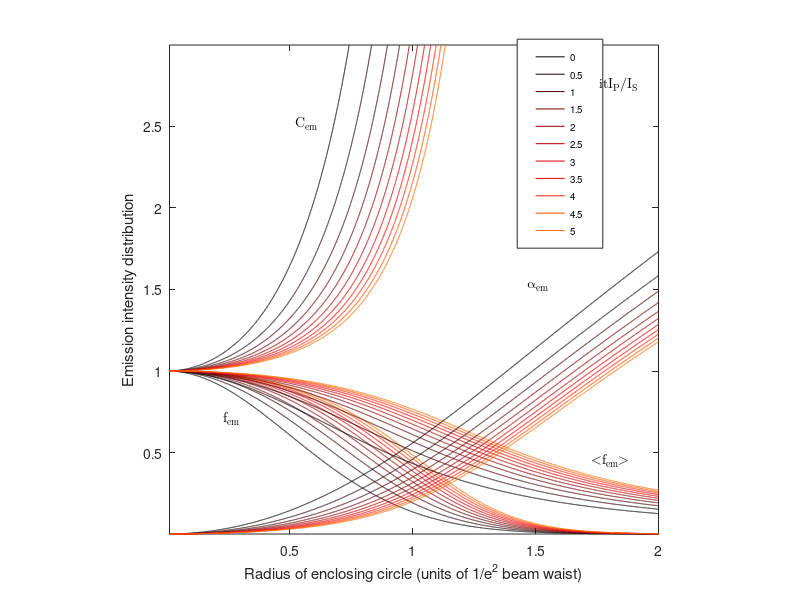

MATLAB code to generate this figure:
%% Radial intensity distributions for Gaussian excitation of simple fluorophores

% R: Ratio of radius to 1/e^2 beamwaist (support)
NumR = 10000; %linearly spaced values of R between
Rmin = 0.01; % and
Rmax = 2;

%Iprime: Ratio of excitation intensity to saturation intensity
NumI = 10; %linearly spaced values of Iprime between
Imin = 0.5; %and
Imax = 5;

%Max correction factor
Cmax = 3;

R0 = linspace(Rmin,Rmax,NumR);  %support for plotting radial functions;
R = repmat(R0,NumI,1); %supports to calculate multiple instances of I'
Iprime0 = linspace(Imin,Imax,NumI);
Iprime = repmat(Iprime0',1,NumR);

fex = exp(-2.*R0.^2);  %excitation distribution is Gaussian
fem = (1./Iprime+1)./(1./Iprime./exp(-2.*R.^2)+1);  %saturated emission distribution

fexmean = (1-fex)./R0.^2/2;   %means of those distributions inside a circle
femmean = (1./Iprime+1).*(1+log(fem)./R.^2./2);

fexcov = sqrt((1-exp(-4.*R0.^2))./(4*R0.^2)./fexmean.^2-1); %coefficient of variance of the distributions inside a circle
beta = (1./Iprime+1)./femmean;
femcov = sqrt((beta-1).^2+beta.*(beta-2).*log(fem)./(2.*R.^2)-beta.*(1-fem)./(2.*femmean.*R.^2));
fexcov(fexcov.^2<0) = 0;  %protect against rounding errors
femcov(femcov.^2<0) = 0;

corrfex = 1./fex;   %correction factors for flattening distributions
corrfem = 1./fem;
corrfex(corrfex>Cmax) = NaN;
corrfem(corrfem>Cmax) = NaN;

%Plots
%colors = jet(NumI);
%colors = winter(NumI);
colors = hot(2*NumI);

figure1 = figure;
p1x = plot(R0',fex','Color','black'); hold on
p1m = plot(R0',fem'); hold on
p2x = plot(R0',fexmean','Color','black'); hold on
p2m = plot(R0',femmean'); hold on
p3x = plot(R0',fexcov','Color','black'); hold on
p3m = plot(R0',femcov'); hold on
p4x = plot(R0',corrfex','Color','black'); hold on
p4m = plot(R0',corrfem'); hold on

 for i =[p1m,p2m,p3m,p4m]
     for j = 1:NumI
         set(i(j),'Color',colors(j,:))
%         set(p1m(j),'DisplayName',num2str(Iprime0(j)))
     end
 end

%create labels
xlabel('Radius of enclosing circle (units of 1/e^{2} beam waist)')
ylabel('Emission intensity distribution')
axis tight
pbaspect([1,1,1])

% Create legend
labels = {'0'};
for x = 1:NumI
    labels(x+1)={num2str(Iprime0(x))};
end
hold off
legend('on')
legend1 = legend(gca,labels);    
set(legend1,'Position',[0.646488294638319,0.586377339597708,0.107023410723361,0.274864368423631],...
    'FontSize',7);

% Create textboxes with annotation
annotation(figure1,'textbox',...
    [0.75 0.81 0.1 0.1],...
    'String',"\it{I_P/I_S}",...
    'FitBoxToText','off',...
    'EdgeColor','none','FontName','Cambria Math');

annotation(figure1,'textbox',...
    [0.37 0.68 0.06 0.23],...
    'String','\it{C_{em}}',...
    'FitBoxToText','off',...
    'EdgeColor','none','FontName','Cambria Math');

annotation(figure1,'textbox',...
    [0.74 0.20 0.08 0.07],...
    'String',{'<\it{f_{em}}>'},...
    'FitBoxToText','off',...
    'EdgeColor','none','FontName','Cambria Math');

annotation(figure1,'textbox',...
    [0.66 0.51 0.06 0.03],...
    'String','\alpha_{em}',...
    'FitBoxToText','off',...
    'EdgeColor','none','FontName','Cambria Math');

annotation(figure1,'textbox',...
    [0.28 0.29 0.06 0.03],...
    'String','\it{f_{em}}',...
    'FitBoxToText','off',...
    'EdgeColor','none','FontName','Cambria Math');
